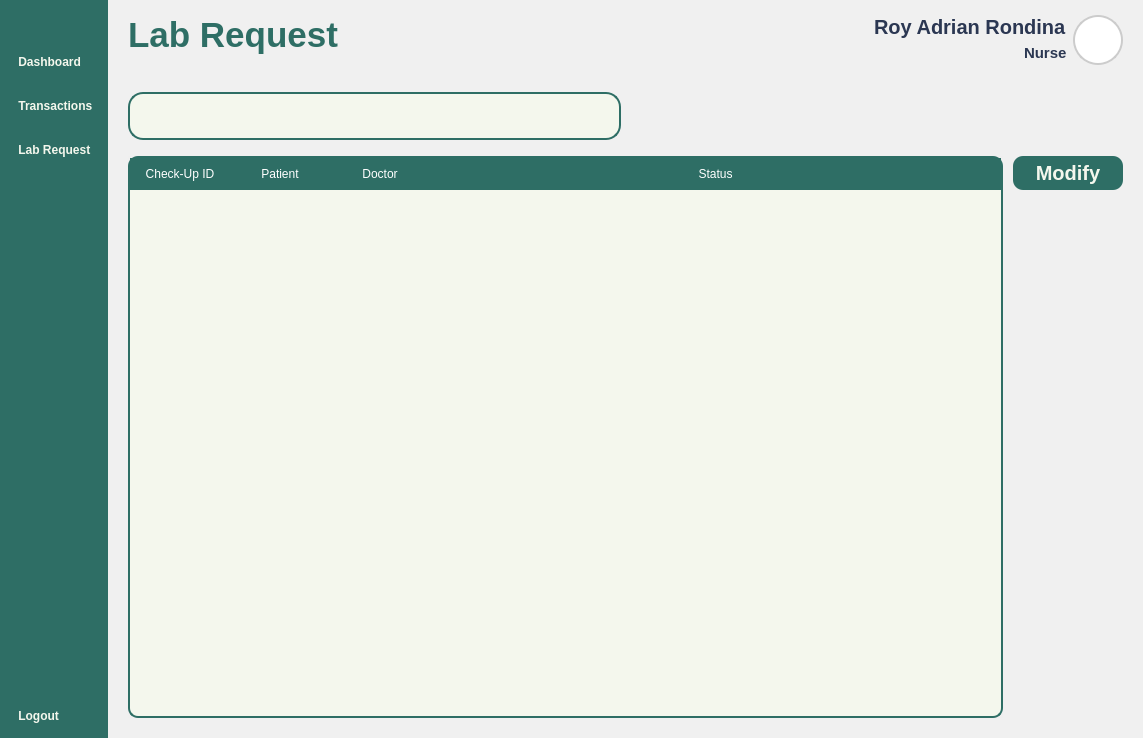
<?xml version="1.0" encoding="UTF-8"?>
<ui version="4.0">
 <class>Form</class>
 <widget class="QWidget" name="Form">
  <property name="geometry">
   <rect>
    <x>0</x>
    <y>0</y>
    <width>1143</width>
    <height>738</height>
   </rect>
  </property>
  <property name="windowTitle">
   <string>Form</string>
  </property>
  <property name="styleSheet">
   <string notr="true">*{
	padding: 0px;
	margin: 0px;
	border: 0px;
}
QPushButton {
	font: 900 17pt &quot;Satoshi Black&quot;;
	background-color: transparent;
 	border-radius: 10px;
	font-weight: bold;	
	color: #F4F7ED;
	text-align: left;
	padding: 5px 5px;
}
#NavBar {
    background-color: #2E6E65; 
}
QLabel {
	font: 900 10pt &quot;Satoshi Black&quot;;
	font-size: 20px;
	font-weight: bold;
	color: #2E6E65;
	qproperty-alignment: 'AlignLeft';
    qproperty-wordWrap: true;
	background: transparent;
}

</string>
  </property>
  <layout class="QHBoxLayout" name="horizontalLayout">
   <property name="spacing">
    <number>0</number>
   </property>
   <property name="leftMargin">
    <number>0</number>
   </property>
   <property name="topMargin">
    <number>0</number>
   </property>
   <property name="rightMargin">
    <number>0</number>
   </property>
   <property name="bottomMargin">
    <number>0</number>
   </property>
   <item>
    <widget class="QWidget" name="NavBar" native="true">
     <property name="sizePolicy">
      <sizepolicy hsizetype="Preferred" vsizetype="Expanding">
       <horstretch>0</horstretch>
       <verstretch>0</verstretch>
      </sizepolicy>
     </property>
     <layout class="QVBoxLayout" name="verticalLayout_12">
      <property name="spacing">
       <number>6</number>
      </property>
      <property name="leftMargin">
       <number>10</number>
      </property>
      <property name="topMargin">
       <number>10</number>
      </property>
      <property name="rightMargin">
       <number>10</number>
      </property>
      <property name="bottomMargin">
       <number>10</number>
      </property>
      <item>
       <widget class="QPushButton" name="NavBarButton">
        <property name="text">
         <string/>
        </property>
        <property name="icon">
         <iconset resource="../Images/resources.qrc">
          <normaloff>:/icons/icons/align-justify.svg</normaloff>:/icons/icons/align-justify.svg</iconset>
        </property>
        <property name="iconSize">
         <size>
          <width>40</width>
          <height>40</height>
         </size>
        </property>
       </widget>
      </item>
      <item>
       <spacer name="verticalSpacer_3">
        <property name="orientation">
         <enum>Qt::Vertical</enum>
        </property>
        <property name="sizeType">
         <enum>QSizePolicy::Fixed</enum>
        </property>
        <property name="sizeHint" stdset="0">
         <size>
          <width>20</width>
          <height>10</height>
         </size>
        </property>
       </spacer>
      </item>
      <item>
       <layout class="QVBoxLayout" name="verticalLayout_3">
        <property name="spacing">
         <number>20</number>
        </property>
        <item>
         <widget class="QPushButton" name="DashboardButton">
          <property name="styleSheet">
           <string notr="true"/>
          </property>
          <property name="text">
           <string> Dashboard</string>
          </property>
          <property name="icon">
           <iconset resource="../Images/resources.qrc">
            <normaloff>:/icons/icons/layout-dashboard.svg</normaloff>:/icons/icons/layout-dashboard.svg</iconset>
          </property>
          <property name="iconSize">
           <size>
            <width>40</width>
            <height>40</height>
           </size>
          </property>
         </widget>
        </item>
        <item>
         <widget class="QPushButton" name="TransactionsButton">
          <property name="text">
           <string> Transactions</string>
          </property>
          <property name="icon">
           <iconset resource="../Images/resources.qrc">
            <normaloff>:/icons/icons/tickets.svg</normaloff>:/icons/icons/tickets.svg</iconset>
          </property>
          <property name="iconSize">
           <size>
            <width>40</width>
            <height>40</height>
           </size>
          </property>
         </widget>
        </item>
        <item>
         <widget class="QPushButton" name="LabButton">
          <property name="styleSheet">
           <string notr="true">QPushButton{
	font: 900 20pt &quot;Satoshi Black&quot;;	
}</string>
          </property>
          <property name="text">
           <string> Lab Request</string>
          </property>
          <property name="icon">
           <iconset resource="../Images/resources.qrc">
            <normaloff>:/icons/icons/test-tubes.svg</normaloff>:/icons/icons/test-tubes.svg</iconset>
          </property>
          <property name="iconSize">
           <size>
            <width>40</width>
            <height>40</height>
           </size>
          </property>
         </widget>
        </item>
       </layout>
      </item>
      <item>
       <spacer name="verticalSpacer_4">
        <property name="orientation">
         <enum>Qt::Vertical</enum>
        </property>
        <property name="sizeType">
         <enum>QSizePolicy::Expanding</enum>
        </property>
        <property name="sizeHint" stdset="0">
         <size>
          <width>20</width>
          <height>362</height>
         </size>
        </property>
       </spacer>
      </item>
      <item>
       <layout class="QVBoxLayout" name="verticalLayout_4">
        <property name="sizeConstraint">
         <enum>QLayout::SetNoConstraint</enum>
        </property>
        <item>
         <widget class="QPushButton" name="LogOutButton">
          <property name="text">
           <string> Logout</string>
          </property>
          <property name="icon">
           <iconset resource="../Images/resources.qrc">
            <normaloff>:/icons/icons/log-out.svg</normaloff>:/icons/icons/log-out.svg</iconset>
          </property>
          <property name="iconSize">
           <size>
            <width>40</width>
            <height>40</height>
           </size>
          </property>
         </widget>
        </item>
       </layout>
      </item>
     </layout>
    </widget>
   </item>
   <item>
    <widget class="QWidget" name="MainBodyContainer" native="true">
     <property name="sizePolicy">
      <sizepolicy hsizetype="Expanding" vsizetype="Preferred">
       <horstretch>0</horstretch>
       <verstretch>0</verstretch>
      </sizepolicy>
     </property>
     <property name="styleSheet">
      <string notr="true">#MainBodyContainer {
	background-color: #f0f0f0;
}

#Header {
	padding: 20px 20px;
	padding-bottom: 10px;
}
QLabel {
    padding: 0px;
}
#UserType {
	font: 300 10pt &quot;Lexend Light&quot;;
	font-size: 15px;
	color: #2B3752;
}
#UserName {
	font: 600 10pt &quot;Lexend SemiBold&quot;;
	font-size: 25px;
	color: #2B3752;
}
#InterfaceTitle{
	font-size: 40px;
}
QGraphicsView {
    border: 2px solid #ccc;
    border-radius: 25px;
    background: white;
}

QComboBox {
    background-color: #2E6E65;
    font-size: 15px;
    color: #1b3b3a;
    border-radius: 10px;
    padding: 5px 10px;
    border: 1px solid #2E6E65;
}

QComboBox::drop-down {
    background: transparent;
    border: none;
    width: 20px;
}

QPushButton {
	background-color: #2e6e65;
	font-size: 20px;
}



</string>
     </property>
     <layout class="QVBoxLayout" name="verticalLayout">
      <property name="spacing">
       <number>6</number>
      </property>
      <property name="leftMargin">
       <number>0</number>
      </property>
      <property name="topMargin">
       <number>0</number>
      </property>
      <property name="rightMargin">
       <number>0</number>
      </property>
      <property name="bottomMargin">
       <number>0</number>
      </property>
      <item>
       <widget class="QFrame" name="Header">
        <property name="styleSheet">
         <string notr="true">#Header {
	padding: 10px 20px;
	padding-top: 15px;
}
QLabel {
    padding: 0px; 
}
#UserType {
	font: 300 10pt &quot;Lexend Light&quot;;
	font-size: 15px;
	color: #2B3752;
}
#UserName {
	font: 600 10pt &quot;Lexend SemiBold&quot;;
	font-size: 20px;
	color: #2B3752;
}
#InterfaceTitle{
	font-size: 35px;
}
QGraphicsView {
    border: 2px solid #ccc; 
    border-radius: 25px;
    background: white; 
}</string>
        </property>
        <property name="frameShape">
         <enum>QFrame::StyledPanel</enum>
        </property>
        <property name="frameShadow">
         <enum>QFrame::Raised</enum>
        </property>
        <layout class="QHBoxLayout" name="horizontalLayout_2">
         <property name="leftMargin">
          <number>0</number>
         </property>
         <property name="topMargin">
          <number>0</number>
         </property>
         <property name="rightMargin">
          <number>0</number>
         </property>
         <property name="bottomMargin">
          <number>0</number>
         </property>
         <item>
          <widget class="QLabel" name="InterfaceTitle">
           <property name="layoutDirection">
            <enum>Qt::LeftToRight</enum>
           </property>
           <property name="text">
            <string>Lab Request</string>
           </property>
           <property name="alignment">
            <set>Qt::AlignLeading</set>
           </property>
          </widget>
         </item>
         <item>
          <layout class="QHBoxLayout" name="UserPanel">
           <property name="rightMargin">
            <number>0</number>
           </property>
           <item>
            <layout class="QVBoxLayout" name="UserInfo">
             <property name="spacing">
              <number>0</number>
             </property>
             <item alignment="Qt::AlignRight">
              <widget class="QLabel" name="UserName">
               <property name="text">
                <string>Roy Adrian Rondina</string>
               </property>
               <property name="alignment">
                <set>Qt::AlignLeading</set>
               </property>
              </widget>
             </item>
             <item alignment="Qt::AlignRight">
              <widget class="QLabel" name="UserType">
               <property name="text">
                <string>Nurse</string>
               </property>
              </widget>
             </item>
            </layout>
           </item>
           <item>
            <widget class="QFrame" name="Profile">
             <property name="sizePolicy">
              <sizepolicy hsizetype="Fixed" vsizetype="Fixed">
               <horstretch>0</horstretch>
               <verstretch>0</verstretch>
              </sizepolicy>
             </property>
             <property name="minimumSize">
              <size>
               <width>50</width>
               <height>50</height>
              </size>
             </property>
             <property name="maximumSize">
              <size>
               <width>50</width>
               <height>50</height>
              </size>
             </property>
             <property name="frameShape">
              <enum>QFrame::StyledPanel</enum>
             </property>
             <property name="frameShadow">
              <enum>QFrame::Raised</enum>
             </property>
             <layout class="QVBoxLayout" name="verticalLayout_5">
              <property name="spacing">
               <number>0</number>
              </property>
              <property name="leftMargin">
               <number>0</number>
              </property>
              <property name="topMargin">
               <number>0</number>
              </property>
              <property name="rightMargin">
               <number>0</number>
              </property>
              <property name="bottomMargin">
               <number>0</number>
              </property>
              <item>
               <widget class="QGraphicsView" name="ProfilePic">
                <property name="enabled">
                 <bool>true</bool>
                </property>
                <property name="sizePolicy">
                 <sizepolicy hsizetype="Preferred" vsizetype="Preferred">
                  <horstretch>0</horstretch>
                  <verstretch>0</verstretch>
                 </sizepolicy>
                </property>
                <property name="minimumSize">
                 <size>
                  <width>0</width>
                  <height>0</height>
                 </size>
                </property>
               </widget>
              </item>
             </layout>
            </widget>
           </item>
          </layout>
         </item>
        </layout>
       </widget>
      </item>
      <item>
       <widget class="QWidget" name="Body" native="true">
        <property name="sizePolicy">
         <sizepolicy hsizetype="Expanding" vsizetype="Expanding">
          <horstretch>0</horstretch>
          <verstretch>0</verstretch>
         </sizepolicy>
        </property>
        <property name="styleSheet">
         <string notr="true">
QTableWidget {
    background-color: #F4F7ED;
    gridline-color: #D9E4DC;
    border: 2px solid #2E6E65;
    border-radius: 9px;
}

QTableWidget::item {
    border: 1px solid #2E6E65;
}

QTableWidget::item:alternate {
    background-color: #E0E0E0;
}

QTableWidget QHeaderView::section {
    background-color: #2E6E65;
    color: white;
    padding: 5px;
    font: bold 14px &quot;Segoe UI&quot;;
	border: 2px solid #2E6E65;
}

QTableWidget::item:selected {
    background-color: #CCE3D0;
    color: #2E6E65;
}
</string>
        </property>
        <layout class="QVBoxLayout" name="verticalLayout_7">
         <property name="spacing">
          <number>7</number>
         </property>
         <property name="leftMargin">
          <number>20</number>
         </property>
         <property name="topMargin">
          <number>11</number>
         </property>
         <property name="rightMargin">
          <number>20</number>
         </property>
         <property name="bottomMargin">
          <number>20</number>
         </property>
         <item alignment="Qt::AlignTop">
          <widget class="QWidget" name="widget_3" native="true">
           <property name="sizePolicy">
            <sizepolicy hsizetype="Preferred" vsizetype="Expanding">
             <horstretch>0</horstretch>
             <verstretch>0</verstretch>
            </sizepolicy>
           </property>
           <property name="styleSheet">
            <string notr="true">#SearchBar {
	background-color: #F4F7ED;
	border: 2px solid #2E6E65;
    border-radius: 15px;
}
#Search{
	background-color: transparent ;
	font: 300 14pt &quot;Lexend Light&quot;;
}
#AddUserButton {
	text-align: center;
}
#Icon {
	background-color: transparent;
}
QComboBox {
    background-color: #F4F7ED;
    border: 2px solid #2E6E65;
    border-radius: 10px;
    padding: 5px 10px;
	font: 300 12pt &quot;Lexend Light&quot;;
}
QComboBox::drop-down {
    subcontrol-origin: padding;
    subcontrol-position: top right;
    width: 30px;
    border-left: 1px solid #2E6E65;
    background-color: #D9E4DC;
    border-top-right-radius: 8px;
    border-bottom-right-radius: 8px;
}
QComboBox::down-arrow {
    image: url(:/lucide/icons/chevron-down.svg);
    width: 20px;
    height: 20px;
}
QComboBox QAbstractItemView {
    background-color: #F4F7ED;
    selection-background-color: #CCE3D0;
    border: 1px solid #2E6E65;
    border-radius: 2px;
    outline: 0;  
	font: 300 12pt &quot;Lexend Light&quot;;
}
</string>
           </property>
           <layout class="QHBoxLayout" name="horizontalLayout_4">
            <property name="leftMargin">
             <number>0</number>
            </property>
            <property name="topMargin">
             <number>0</number>
            </property>
            <item>
             <widget class="QWidget" name="SearchBar" native="true">
              <property name="sizePolicy">
               <sizepolicy hsizetype="Expanding" vsizetype="Fixed">
                <horstretch>0</horstretch>
                <verstretch>0</verstretch>
               </sizepolicy>
              </property>
              <property name="minimumSize">
               <size>
                <width>0</width>
                <height>48</height>
               </size>
              </property>
              <property name="maximumSize">
               <size>
                <width>500</width>
                <height>48</height>
               </size>
              </property>
              <property name="styleSheet">
               <string notr="true">#SearchBar {
	background-color: #F4F7ED;
	border: 2px solid #2E6E65; 
    border-radius: 15px;
}
#Search{
	background-color: transparent ;
	font: 300 14pt &quot;Lexend Light&quot;;
}</string>
              </property>
              <layout class="QHBoxLayout" name="horizontalLayout_5">
               <property name="spacing">
                <number>0</number>
               </property>
               <property name="leftMargin">
                <number>10</number>
               </property>
               <property name="topMargin">
                <number>0</number>
               </property>
               <property name="rightMargin">
                <number>0</number>
               </property>
               <property name="bottomMargin">
                <number>0</number>
               </property>
               <item>
                <widget class="QLineEdit" name="Search"/>
               </item>
               <item>
                <widget class="QPushButton" name="SearchIcon">
                 <property name="styleSheet">
                  <string notr="true">QPushButton {
	background-color: transparent;
}</string>
                 </property>
                 <property name="text">
                  <string/>
                 </property>
                 <property name="icon">
                  <iconset resource="../Images/resources.qrc">
                   <normaloff>:/icons/icons/search.svg</normaloff>:/icons/icons/search.svg</iconset>
                 </property>
                 <property name="iconSize">
                  <size>
                   <width>35</width>
                   <height>35</height>
                  </size>
                 </property>
                </widget>
               </item>
              </layout>
             </widget>
            </item>
            <item>
             <spacer name="horizontalSpacer">
              <property name="orientation">
               <enum>Qt::Horizontal</enum>
              </property>
              <property name="sizeHint" stdset="0">
               <size>
                <width>350</width>
                <height>20</height>
               </size>
              </property>
             </spacer>
            </item>
           </layout>
          </widget>
         </item>
         <item>
          <widget class="QWidget" name="widget" native="true">
           <property name="styleSheet">
            <string notr="true">QPushButton {
	font: 900 10pt &quot;Satoshi Black&quot;;
	background-color:  #2E6E65;
	border-radius: 10px;
	font-weight: bold;
	font-size: 20px;
	color: #F4F7ED;
	text-align: center;
}</string>
           </property>
           <layout class="QHBoxLayout" name="horizontalLayout_3">
            <property name="spacing">
             <number>10</number>
            </property>
            <property name="leftMargin">
             <number>0</number>
            </property>
            <property name="topMargin">
             <number>0</number>
            </property>
            <property name="rightMargin">
             <number>0</number>
            </property>
            <property name="bottomMargin">
             <number>0</number>
            </property>
            <item>
             <widget class="QScrollArea" name="scrollArea">
              <property name="styleSheet">
               <string notr="true">QScrollBar:vertical {
     background: transparent;
     width: 10px;
	border-radius: 5px;
}
QScrollBar::handle:vertical {
    	background: #C0C0C0;
    	border-radius: 5px;
}
QScrollBar::handle:vertical:hover {
    	background: #A0A0A0;
}
QScrollBar::add-line:vertical,
QScrollBar::sub-line:vertical{
    	background: none;
    	border: none;
}</string>
              </property>
              <property name="widgetResizable">
               <bool>true</bool>
              </property>
              <widget class="QWidget" name="scrollAreaWidgetContents">
               <property name="geometry">
                <rect>
                 <x>0</x>
                 <y>0</y>
                 <width>732</width>
                 <height>560</height>
                </rect>
               </property>
               <layout class="QVBoxLayout" name="verticalLayout_6">
                <property name="spacing">
                 <number>0</number>
                </property>
                <property name="leftMargin">
                 <number>0</number>
                </property>
                <property name="topMargin">
                 <number>0</number>
                </property>
                <property name="rightMargin">
                 <number>0</number>
                </property>
                <property name="bottomMargin">
                 <number>0</number>
                </property>
                <item>
                 <widget class="QTableWidget" name="LabRequestTable">
                  <property name="font">
                   <font>
                    <pointsize>12</pointsize>
                   </font>
                  </property>
                  <property name="styleSheet">
                   <string notr="true">QTableWidget {
	background-color: #F4F7ED;
	gridline-color: transparent;
	border-radius: 10px;
	border: 2px solid #2E6E65;
}
QTableWidget::item {
	border: none;
	font: 16pt &quot;Lexend&quot;;
}
QTableWidget::item:selected {
	background-color: rgba(46, 110, 101, 0.3);
}
QTableWidget QHeaderView::section {
	background-color: #2E6E65;
	color: white;
	padding: 5px;
	font: 18px &quot;Lexend Medium&quot;;
	border: 2px solid #2E6E65;
}</string>
                  </property>
                  <property name="columnCount">
                   <number>4</number>
                  </property>
                  <attribute name="horizontalHeaderShowSortIndicator" stdset="0">
                   <bool>false</bool>
                  </attribute>
                  <attribute name="horizontalHeaderStretchLastSection">
                   <bool>true</bool>
                  </attribute>
                  <column>
                   <property name="text">
                    <string>Check-Up ID</string>
                   </property>
                  </column>
                  <column>
                   <property name="text">
                    <string>Patient</string>
                   </property>
                  </column>
                  <column>
                   <property name="text">
                    <string>Doctor</string>
                   </property>
                  </column>
                  <column>
                   <property name="text">
                    <string>Status</string>
                   </property>
                  </column>
                 </widget>
                </item>
               </layout>
              </widget>
             </widget>
            </item>
            <item alignment="Qt::AlignTop">
             <widget class="QWidget" name="widget_2" native="true">
              <property name="sizePolicy">
               <sizepolicy hsizetype="Fixed" vsizetype="Preferred">
                <horstretch>0</horstretch>
                <verstretch>0</verstretch>
               </sizepolicy>
              </property>
              <property name="minimumSize">
               <size>
                <width>110</width>
                <height>0</height>
               </size>
              </property>
              <layout class="QVBoxLayout" name="verticalLayout_2">
               <property name="spacing">
                <number>5</number>
               </property>
               <property name="leftMargin">
                <number>0</number>
               </property>
               <property name="topMargin">
                <number>0</number>
               </property>
               <property name="rightMargin">
                <number>0</number>
               </property>
               <property name="bottomMargin">
                <number>0</number>
               </property>
               <item>
                <widget class="QPushButton" name="Modify">
                 <property name="text">
                  <string>Modify</string>
                 </property>
                </widget>
               </item>
              </layout>
             </widget>
            </item>
           </layout>
          </widget>
         </item>
        </layout>
       </widget>
      </item>
     </layout>
    </widget>
   </item>
  </layout>
 </widget>
 <resources>
  <include location="../Images/resources.qrc"/>
 </resources>
 <connections/>
</ui>
